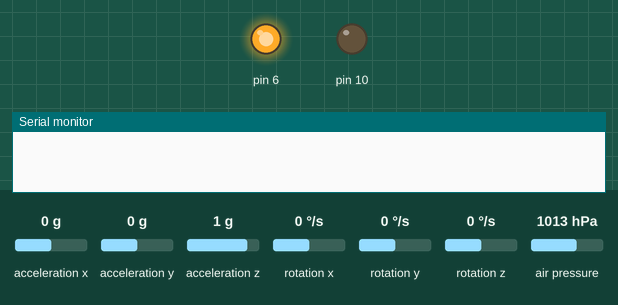
Recording of a program running on a simulated Arduino Micro, built with avr-gcc and run on an emulated ATmega32U4. Parts: output pins drawn as LEDs (lit = HIGH), the last lines printed to the serial monitor. Wiring (inferred from the names in the program): MPU-6050 motion sensor at I2C address 0x68. The inputs (shaded band) are chosen by the test bench; at power-on: acceleration z 1 g, acceleration x 0 g, acceleration y 0 g, rotation x 0 °/s, rotation y 0 °/s, rotation z 0 °/s, air pressure 1013 hPa. Storage starts empty.

Above: at 0.1 s.
At 2.7 s:
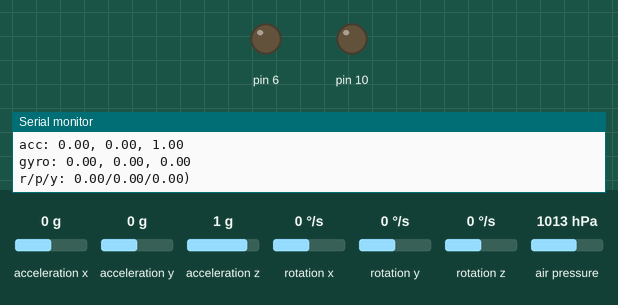
2.8 s: acceleration z set to 0 g
At 3.4 s:
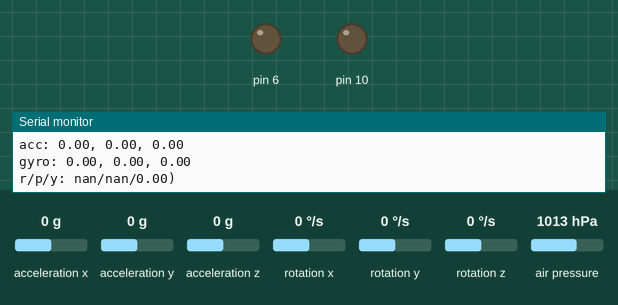
4.4 s: acceleration z set to -1.4 g
Timing chart, 0 to 13.4 s (numbered marks = the images above; inputs shaded):
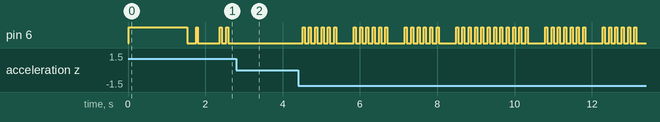

Measured:
- after the input at 2.8 s, pin 6: stops changing and stays LOW

The program:

main.cpp
```cpp
#include <Arduino.h>
#include <Wire.h>
#include <SPI.h>
// #include <Adafruit_Sensor.h>
#include <Adafruit_BMP3XX.h>
#include <SD.h>
// #include <I2Cdev.h>
// #include <MPU6050_6Axis_MotionApps20.h>

#define BMP_SCK 13
#define BMP_MISO 12
#define BMP_MOSI 11
#define BMP_CS 10

#define SEALEVELPRESSURE_HPA (1020)

const int MPU6050_ADDR = 0x68;

float AccX, AccY, AccZ;
float GyroX, GyroY, GyroZ;
float accAngleX, accAngleY, gyroAngleX, gyroAngleY, gyroAngleZ;
float roll, pitch, yaw;
float AccErrorX, AccErrorY, GyroErrorX, GyroErrorY, GyroErrorZ;
float elapsedTime, currentTime, previousTime;

int c = 0;

int16_t temperature;

Adafruit_BMP3XX bmp;

File myFile;

String fname = "data.txt";

void calculate_IMU_error() {
  // We can call this funtion in the setup section to calculate the accelerometer and gyro data error. From here we will get the error values used in the above equations printed on the Serial Monitor.
  // Note that we should place the IMU flat in order to get the proper values, so that we then can the correct values
  // Read accelerometer values 200 times
  while (c < 200) {
    Wire.beginTransmission(MPU6050_ADDR);
    Wire.write(0x3B);
    Wire.endTransmission(false);
    Wire.requestFrom(MPU6050_ADDR, 6, true);
    AccX = (Wire.read() << 8 | Wire.read()) / 16384.0 ;
    AccY = (Wire.read() << 8 | Wire.read()) / 16384.0 ;
    AccZ = (Wire.read() << 8 | Wire.read()) / 16384.0 ;
    // Sum all readings
    AccErrorX = AccErrorX + ((atan((AccY) / sqrt(pow((AccX), 2) + pow((AccZ), 2))) * 180 / PI));
    AccErrorY = AccErrorY + ((atan(-1 * (AccX) / sqrt(pow((AccY), 2) + pow((AccZ), 2))) * 180 / PI));
    c++;
  }
  //Divide the sum by 200 to get the error value
  AccErrorX = AccErrorX / 200;
  AccErrorY = AccErrorY / 200;
  c = 0;
  // Read gyro values 200 times
  while (c < 200) {
    Wire.beginTransmission(MPU6050_ADDR);
    Wire.write(0x43);
    Wire.endTransmission(false);
    Wire.requestFrom(MPU6050_ADDR, 6, true);
    GyroX = Wire.read() << 8 | Wire.read();
    GyroY = Wire.read() << 8 | Wire.read();
    GyroZ = Wire.read() << 8 | Wire.read();
    // Sum all readings
    GyroErrorX = GyroErrorX + (GyroX / 131.0);
    GyroErrorY = GyroErrorY + (GyroY / 131.0);
    GyroErrorZ = GyroErrorZ + (GyroZ / 131.0);
    c++;
  }
  //Divide the sum by 200 to get the error value
  GyroErrorX = GyroErrorX / 200;
  GyroErrorY = GyroErrorY / 200;
  GyroErrorZ = GyroErrorZ / 200;
}

void setup() {
    pinMode(6, OUTPUT);

    if (!bmp.begin_I2C()) {
        digitalWrite(6, LOW);
        while(1);
    }

    pinMode(10, OUTPUT);
    if (!SD.begin(10)) {
        digitalWrite(6, LOW);
        while (1);
    }
    digitalWrite(6, HIGH);

    myFile = SD.open(fname, FILE_WRITE);
    if (myFile) {
        myFile.println("time,alt,ax,ay,az,gx,gy,gz,rl,pt,yw");
        myFile.close();
    }

    Wire.begin();
    Wire.beginTransmission(MPU6050_ADDR);
    Wire.write(0x6B);
    Wire.write(0x00);
    Wire.endTransmission(true);

    bmp.setPressureOversampling(BMP3_OVERSAMPLING_4X);
    bmp.setIIRFilterCoeff(BMP3_IIR_FILTER_COEFF_3);
    bmp.setOutputDataRate(BMP3_ODR_50_HZ);

    calculate_IMU_error();
    delay(1000);
    Serial.print("AccErrorX: ");
    Serial.println(AccErrorX);
    Serial.print("AccErrorY: ");
    Serial.println(AccErrorY);
    Serial.print("GyroErrorX: ");
    Serial.println(GyroErrorX);
    Serial.print("GyroErrorY: ");
    Serial.println(GyroErrorY);
    Serial.print("GyroErrorZ: ");
    Serial.println(GyroErrorZ);
    digitalWrite(6, LOW);
}

void loop() {

    // === Read acceleromter data === //
    Wire.beginTransmission(MPU6050_ADDR);
    Wire.write(0x3B); // Start with register 0x3B (ACCEL_XOUT_H)
    Wire.endTransmission(false);
    Wire.requestFrom(MPU6050_ADDR, 6, true); // Read 6 registers total, each axis value is stored in 2 registers
    //For a range of +-2g, we need to divide the raw values by 16384, according to the datasheet
    AccX = (Wire.read() << 8 | Wire.read()) / 16384.0; // X-axis value
    AccY = (Wire.read() << 8 | Wire.read()) / 16384.0; // Y-axis value
    AccZ = (Wire.read() << 8 | Wire.read()) / 16384.0; // Z-axis value
    // Calculating Roll and Pitch from the accelerometer data
    accAngleX = (atan(AccY / sqrt(pow(AccX, 2) + pow(AccZ, 2))) * 180 / PI) - AccErrorX; // AccErrorX ~(0.58) See the calculate_IMU_error()custom function for more details
    accAngleY = (atan(-1 * AccX / sqrt(pow(AccY, 2) + pow(AccZ, 2))) * 180 / PI) - AccErrorY; // AccErrorY ~(-1.58)
    // === Read gyroscope data === //
    previousTime = currentTime;        // Previous time is stored before the actual time read
    currentTime = millis();            // Current time actual time read
    elapsedTime = (currentTime - previousTime) / 1000; // Divide by 1000 to get seconds
    Wire.beginTransmission(MPU6050_ADDR);
    Wire.write(0x43); // Gyro data first register address 0x43
    Wire.endTransmission(false);
    Wire.requestFrom(MPU6050_ADDR, 6, true); // Read 4 registers total, each axis value is stored in 2 registers
    GyroX = (Wire.read() << 8 | Wire.read()) / 131.0; // For a 250deg/s range we have to divide first the raw value by 131.0, according to the datasheet
    GyroY = (Wire.read() << 8 | Wire.read()) / 131.0;
    GyroZ = (Wire.read() << 8 | Wire.read()) / 131.0;
    // Correct the outputs with the calculated error values
    GyroX = GyroX - GyroErrorX; // GyroErrorX ~(-0.56)
    GyroY = GyroY - GyroErrorY; // GyroErrorY ~(2)
    GyroZ = GyroZ - GyroErrorZ; // GyroErrorZ ~ (-0.8)
    // Currently the raw values are in degrees per seconds, deg/s, so we need to multiply by sendonds (s) to get the angle in degrees
    gyroAngleX = gyroAngleX + GyroX * elapsedTime; // deg/s * s = deg
    gyroAngleY = gyroAngleY + GyroY * elapsedTime;
    yaw =  yaw + GyroZ * elapsedTime;
    // Complementary filter - combine acceleromter and gyro angle values
    roll = 0.96 * gyroAngleX + 0.04 * accAngleX;
    pitch = 0.96 * gyroAngleY + 0.04 * accAngleY;

    if (gyroAngleX == NAN) {
        gyroAngleX = 0.0;
    }

    if (gyroAngleY == NAN) {
        gyroAngleY = 0.0;
    }

    float alt = bmp.readAltitude(SEALEVELPRESSURE_HPA);

    Serial.print("acc: ");
    Serial.print(AccX);
    Serial.print(", ");
    Serial.print(AccY);
    Serial.print(", ");
    Serial.println(AccZ);

    if (AccZ != 0.0 && millis() % 2 == 0) {
        digitalWrite(6, HIGH);
        delay(50);
        digitalWrite(6, LOW);
    }

    Serial.print("gyro: ");
    Serial.print(GyroX);
    Serial.print(", ");
    Serial.print(GyroY);
    Serial.print(", ");
    Serial.println(GyroZ);

    Serial.print("r/p/y: ");
    Serial.print(roll);
    Serial.print("/");
    Serial.print(pitch);
    Serial.print("/");
    Serial.print(yaw);
    Serial.println(")");

    myFile = SD.open(fname, FILE_WRITE);
    if (myFile.availableForWrite()) {
        // myFile.println(String(millis()) + ',' + String(alt) + ',' + String(AccX) + ',' + String(AccY) + ',' + String(AccZ)
        // + ',' + String(GyroX) + ',' + String(GyroY) + ',' + String(GyroZ)
        // + ',' + String(roll) + ',' + String(pitch) + ',' + String(yaw));
        myFile.print(millis());
        myFile.print(',');
        myFile.print(alt);
        myFile.print(',');
        myFile.print(AccX);
        myFile.print(',');
        myFile.print(AccY);
        myFile.print(',');
        myFile.print(AccZ);
        myFile.print(',');
        myFile.print(GyroX);
        myFile.print(',');
        myFile.print(GyroY);
        myFile.print(',');
        myFile.print(GyroZ);
        myFile.print(',');
        myFile.print(roll);
        myFile.print(',');
        myFile.print(pitch);
        myFile.print(',');
        myFile.println(yaw);
        myFile.close();
    }
    delay(100);
}
```
